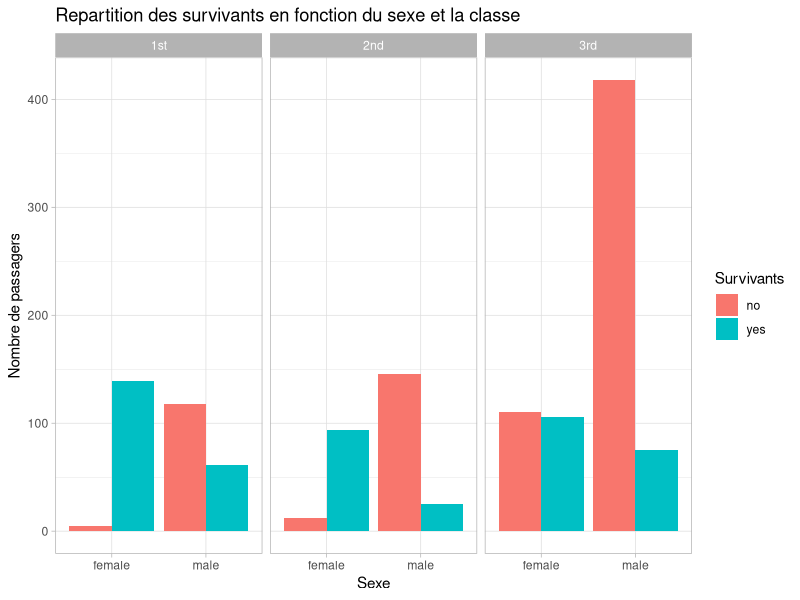
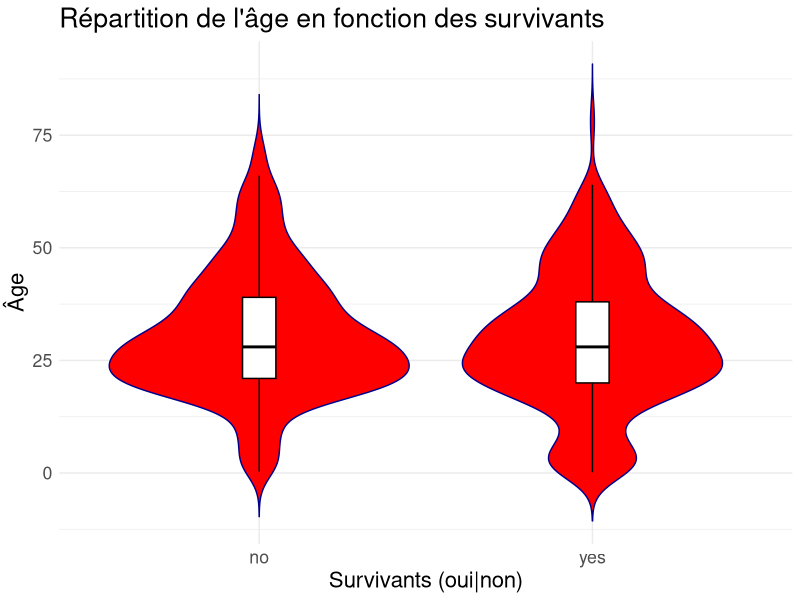

The R source for these figures, in order:
## ---- chunk 1
knitr::opts_chunk$set(echo = TRUE)
## ---- chunk 2
##---- 2. Création d’un Rapport d’Analyse dans un Document RMarkdown
#Créez un fichier RMarkdown Analyse.Rmd dans le dossier cloné précédemment
#Chargez les données TitanicSurvival (disponible dans carData).
#Présentez les données vous pouvez chercher TitanicSurvvival dans l’aide de Rstudio
#Présentez les statistiques descriptives.
#Visualisez la répartition des survivants en fonction du sexe et la classe.
#Représentez l’age en fonction de la variable survived.
#Facultatif : Expliquer la variable Survived en fonctions des autres variables.
#Interprétez les résultats obtenus.
#Utilisez knit pour générer un rapport en HTML.
#Commit les changements avec un message explicatif.
## ---- chunk 3
#Interprétez les résultats obtenus.
#Utilisez knit pour générer un rapport en HTML.
#Commit les changements avec un message explicatif.

library("carData")

dft <- TitanicSurvival
head(dft)

## ---- chunk 4
summary(dft)
## ---- chunk 5
library(ggplot2)
ggplot(dft, aes(x = sex, fill = survived)) +
  geom_bar(position="dodge") +  
  facet_wrap(~ passengerClass) +
  labs(title = "Repartition des survivants en fonction du sexe et la classe",
     x = "Sexe",
     y = "Nombre de passagers",
     fill = "Survivants") +
  scale_y_continuous() +
  theme_light() 

## ---- chunk 6
ggplot(dft, aes(x = factor(survived), y = age)) +
  geom_violin(trim = FALSE, fill = "red", color = "darkblue") + 
  geom_boxplot(width = 0.1, fill = "white", color = "black", outlier.shape = NA) +  
  labs(title = "Répartition de l'âge en fonction des survivants",
       x = "Survivants (oui|non)",
       y = "Âge") +
  theme_minimal() +
  theme(text = element_text(size = 16))
